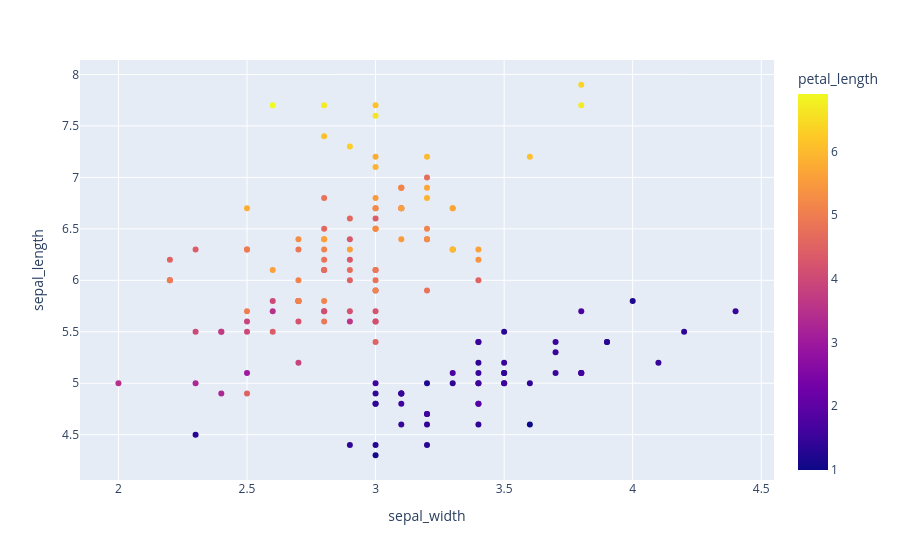

The notebook cell saved with this chart:
### Code cell
# px: scatter plot
# x-axis: sepal_width
# y-axis: sepal_length
# color: petal_length
fig = px.scatter(df, x="sepal_width", y="sepal_length", color="petal_length")
fig.show()

### Figure 1 — Plotly figure (JSON) as saved in the notebook; plotly's stock layout.template omitted (floating-point values rounded to 4 significant figures; data arrays with more than 128 entries replaced by an {"elided": "..."} marker saying what was removed)
{"data": [{"hovertemplate": "sepal_width=%{x}<br>sepal_length=%{y}<br>petal_length=%{marker.color}<extra></extra>", "legendgroup": "", "marker": {"color": {"elided": "150 float values"}, "coloraxis": "coloraxis", "symbol": "circle"}, "mode": "markers", "name": "", "orientation": "v", "showlegend": false, "type": "scatter", "x": {"elided": "150 float values"}, "xaxis": "x", "y": {"elided": "150 float values"}, "yaxis": "y"}], "layout": {"coloraxis": {"colorbar": {"title": {"text": "petal_length"}}, "colorscale": [[0.0, "#0d0887"], [0.1111, "#46039f"], [0.2222, "#7201a8"], [0.3333, "#9c179e"], [0.4444, "#bd3786"], [0.5556, "#d8576b"], [0.6667, "#ed7953"], [0.7778, "#fb9f3a"], [0.8889, "#fdca26"], [1.0, "#f0f921"]]}, "legend": {"tracegroupgap": 0}, "margin": {"t": 60}, "xaxis": {"anchor": "y", "domain": [0.0, 1.0], "title": {"text": "sepal_width"}}, "yaxis": {"anchor": "x", "domain": [0.0, 1.0], "title": {"text": "sepal_length"}}}}
